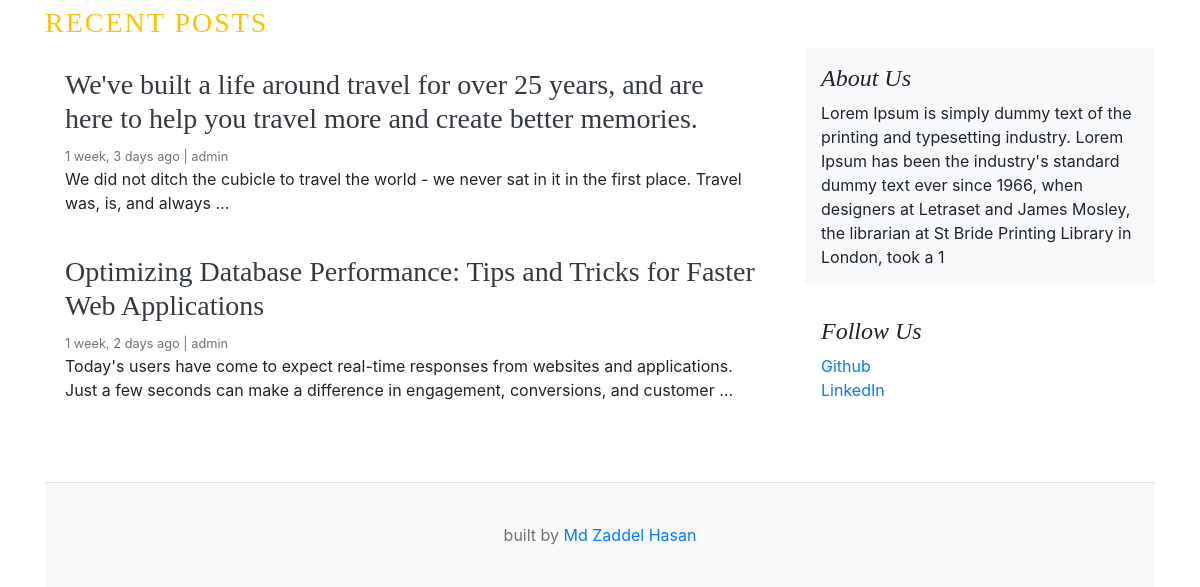
/ (lower part), run on an earlier commit of the app's database.
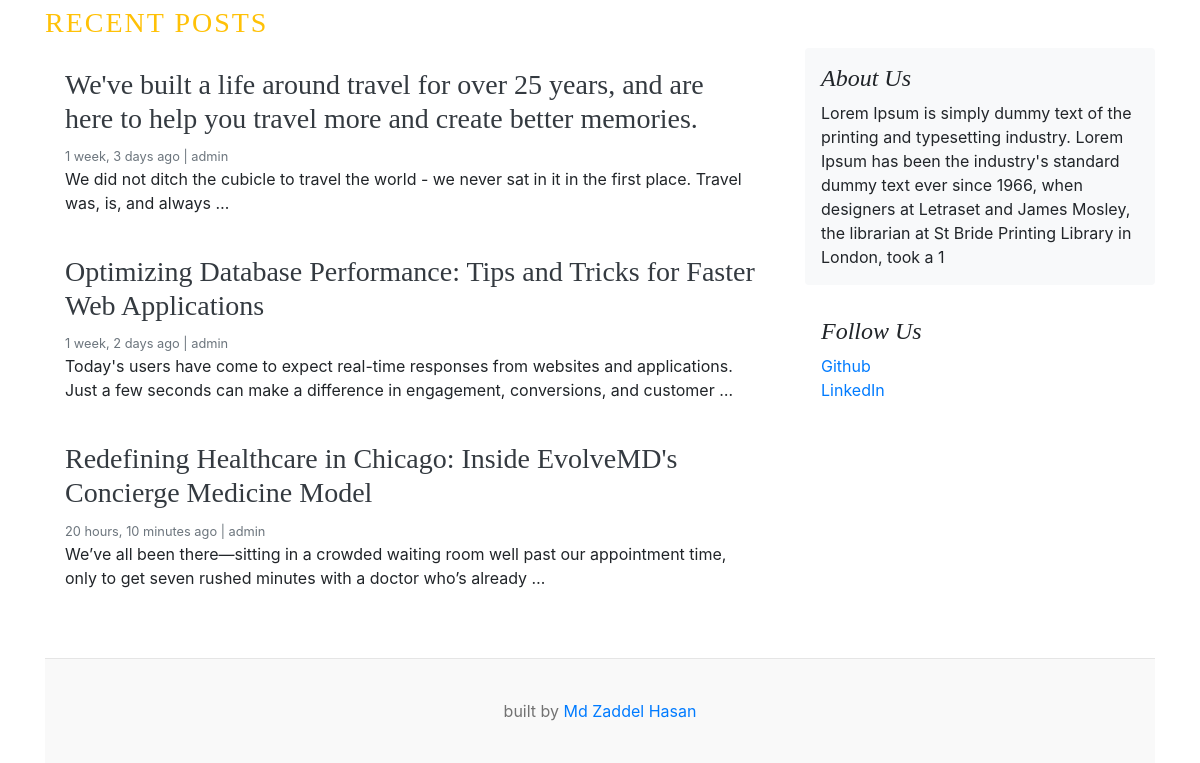
And on a later commit of the database.
### blogs/models.py (models this page shows, shortened)
class Blog(models.Model):
    title = models.CharField(max_length=200)
    slug = models.SlugField(max_length=200, unique=True, blank=True)
    category = models.ForeignKey(Category, on_delete=models.CASCADE)
    author = models.ForeignKey(User, on_delete=models.CASCADE)
    featured_image = models.ImageField(upload_to='uploads/%Y/%m/%d/')
    short_description = models.TextField(max_length=500)
    blog_body = models.TextField(max_length=2000)
    status = models.CharField(max_length=20, choices=STATUS_CHOICES, default="Draft")
    is_featured = models.BooleanField(default=False)
    created_at = models.DateTimeField(auto_now_add=True)
    updated_at = models.DateTimeField(auto_now=True)
    class Meta:
        verbose_name = 'Blog'
        verbose_name_plural = 'Blogs'

### aboutUs/models.py (models this page shows, shortened)
class SocialLink(models.Model):
    platfrom = models.CharField(max_length=25)
    link = models.URLField(max_length=100)
    created_at = models.DateTimeField(auto_now_add=True)
    updated_at = models.DateTimeField(auto_now=True)
    class Meta:
        verbose_name_plural = 'SocialLink'

### blog_main/views.py (the view)
# urls.py: 2. Add a URL to urlpatterns:  path('', views.home, name='home')
def home(request):
    categories = Category.objects.all()
    featured_post = Blog.objects.filter(is_featured=True, status='Published').order_by('updated_at')
    recent_post = Blog.objects.filter(is_featured=False, status='Published').order_by('updated_at')
    try:
        about = About.objects.get()
    except:
        about = None
    context = {
        'categories': categories,
        'featured_post': featured_post,
        'recent_post': recent_post,
        'about': about,
    }
    return render(request, 'home.html', context)

### blogs/context_processors.py (called while the page is built)
def get_categories(request):
    categories = Category.objects.all()
    return dict(categories=categories)

def get_social_link(request):
    social_links = SocialLink.objects.all()
    return dict(social_links=social_links)

### templates/home.html (shortened to what this page needs)
{% extends 'base.html' %}
{% block content %}
  <h3 class="text-uppercase text-warning" style="letter-spacing: 2px;">Recent Posts</h3>
    <main role="main" class="container p-0">
      <div class="row">
        <div class="col-md-8 blog-main">
          {% for post in recent_post %}
          <div class="card border-0" >
            <div class="card-body">
              <h3> <a href="{% url 'blogs' post.slug %}" class="text-dark">{{ post.title }}</a></h3>
              <small class="mb-1 text-muted">{{ post.created_at | timesince }} ago | {{ post.author }}</small>
              <p class="card-text">{{ post.short_description | truncatewords:25 }}</p>
            </div>
          </div>
          {% endfor %}
        </div>
        <aside class="col-md-4 blog-sidebar">
          <div class="p-3 mb-3 bg-light rounded">
            <h4 class="font-italic">{{about.about_heading}}</h4>
            <p class="mb-0">{{about.about_description}}</p>
          </div>
          {%if social_links %}
          <div class="p-3">
            <h4 class="font-italic">Follow Us</h4>
            <ol class="list-unstyled">
              {% for i in social_links %}
                <li><a href="{{ i.link }}" target="_blank">{{i.platfrom}}</a></li>
              {% endfor %}
            </ol>
          </div>
          {% endif %}
        </aside>
      </div>
    </main>
{% endblock %}

What changed in the data, as far as the page shows it:
added Blog: title "Redefining Healthcare in Chicago: Inside EvolveMD's Concierge Medicine Model", created_at "20 hours, 10 minutes", author "admin", short_description "We’ve all been there—sitting in a crowded waiting room well past our appointment time, only to get seven rushed minutes with a doctor who’s already …"
